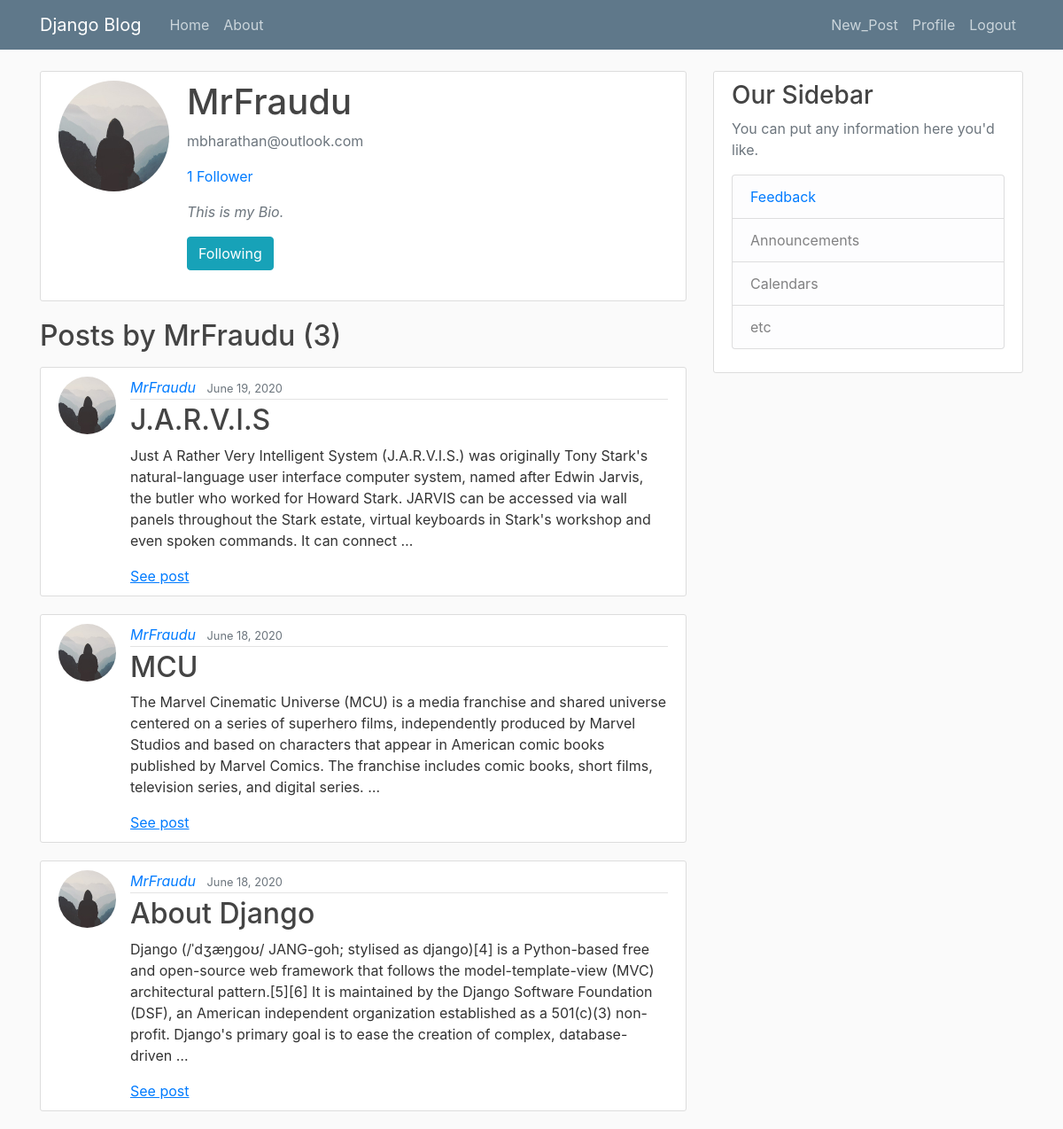
The page /user/MrFraudu/ (signed in) on the database as committed earlier.
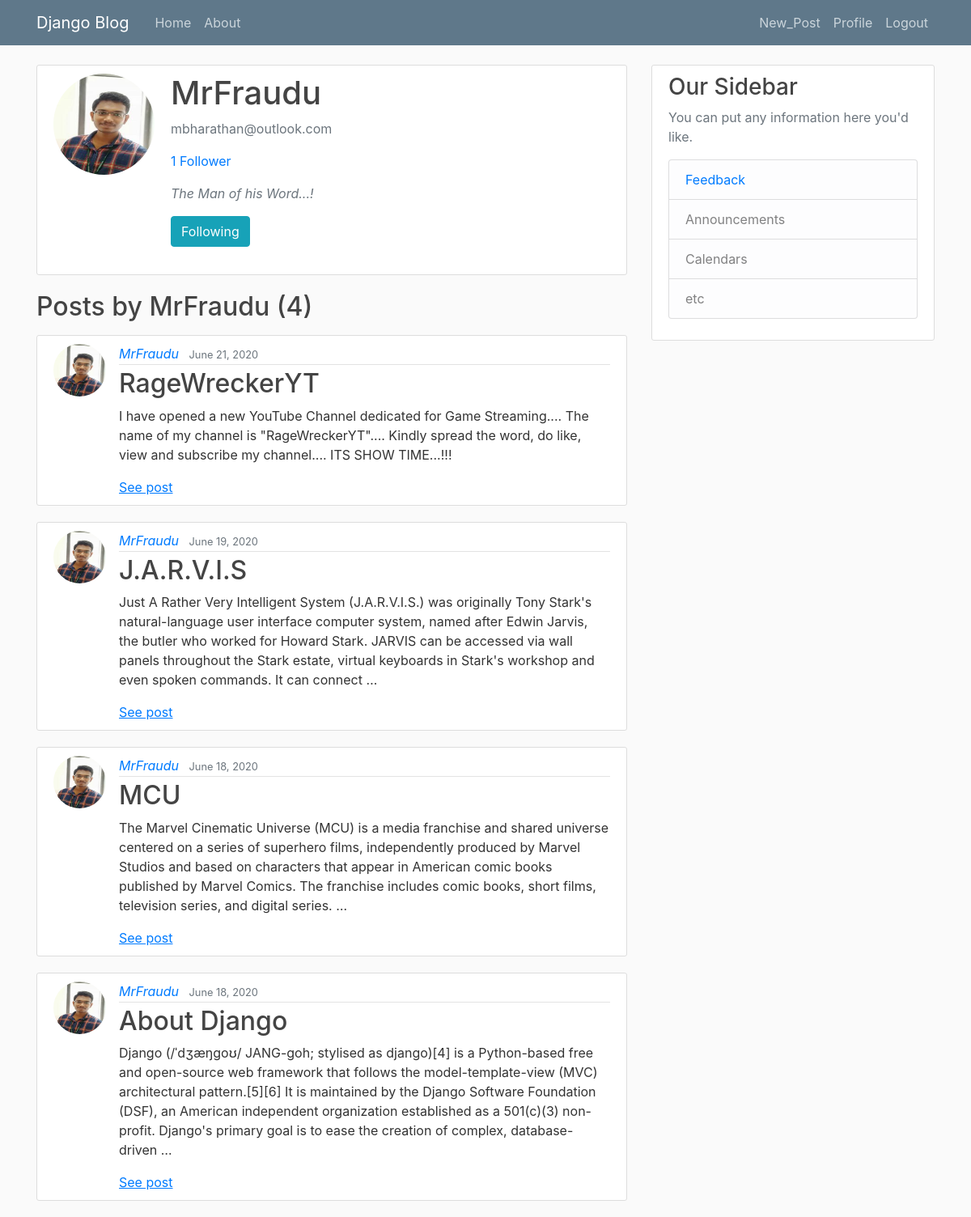
The same page on the database as committed later.
### blog/models.py (models this page shows, shortened)
class Post(models.Model):
	title = models.CharField(max_length=100)
	content = models.TextField(validators=[MinLengthValidator(200)])
	liked = models.ManyToManyField(User, default=None, blank=True, related_name = 'liked')
	date_posted = models.DateTimeField(default=timezone.now)
	author = models.ForeignKey(User, on_delete=models.CASCADE, related_name = 'author')

### users/models.py (models this page shows, shortened)
class Profile(models.Model):
    user = models.OneToOneField(User, on_delete=models.CASCADE)
    followed = models.ManyToManyField(User, default=None, blank=True, related_name = 'followed')
    bio = models.TextField(default='')
    image = models.ImageField(default='default.jpg', upload_to='profile_pics')

### blog/views.py (the view)
# urls.py: path('user/<str:username>/', UserPostListView.as_view(), name='user-posts'),
class UserPostListView(LoginRequiredMixin, ListView):
	model = Post
	template_name = 'blog/user_posts.html'
	context_object_name = 'posts'
	paginate_by = 5
	def get_queryset(self):
		user = get_object_or_404(User, username=self.kwargs.get('username'))
		return Post.objects.filter(author=user).order_by('-date_posted')

### blog/templates/blog/user_posts.html (shortened to what this page needs)
{% extends "blog/base.html" %}
{% block content %}
    {% for post in posts %}
      {% if forloop.first %}
        <div class="media media content-section">
          <img class="rounded-circle account-img" src="{{ post.author.profile.image.url }}">
          <div class="media-body">
            <h2 class="account-heading">{{ post.author }}</h2>
            <p class="text-secondary">{{ post.author.email }}</p>
            {% if post.author.profile.followed.all.count == 0  %}
              <p class="text-secondary"> <a href="#">
              {{ post.author.profile.followed.all.count }} Follower
              </a></p>
            {% elif post.author.profile.followed.all.count == 1 %}
              <p class="text-secondary"> <a href="{% url 'followers' post.author %}">
              {{ post.author.profile.followed.all.count }} Follower
              </a></p>
            {% else %}
              <p class="text-secondary"> <a href="{% url 'followers' post.author %}">
              {{ post.author.profile.followed.all.count }} Followers
              </a></p>
            {% endif %}
            <p class="text-secondary"><em>{{ post.author.profile.bio }}</em></p>
            {% if post.author.profile != user.profile %}
            <form action="{% url 'follow-profile' %}" method="POST">
              {% if user not in post.author.profile.followed.all %}
                <button class="btn btn-outline-info mb-4" type="submit">Follow</button>
              {% else %}
                <button class="btn btn-info mb-4" type="submit">Following</button>
              {% endif %}
            </form>
            {% endif %}
          </div>
      </div>
      {% endif %}
    {% endfor %}
    <h2 class="mb-3">Posts by {{ view.kwargs.username }} ({{ page_obj.paginator.count }})</h2>
    {% for post in posts %}
        <article class="media content-section">
          <img class="rounded-circle article-img" src="{{ post.author.profile.image.url }}">
          <div class="media-body">
            <div class="article-metadata">
              <a class="mr-2" href="{% url 'user-posts' post.author.username %}"><em>{{ post.author }}</em></a>
              <small class="text-muted">{{ post.date_posted|date:"F d, Y" }}</small>
            </div>
            <h2><a class="article-title" href="{% url 'post-detail' post.id %}">{{ post.title }}</a></h2>
            <p class="article-content">{{ post.content |truncatewords:"50" }}</p>
            <a href="{% url 'post-detail' post.id %}"><u>See post</u></a>
          </div>
        </article>
    {% endfor %}
{% endblock content %}

Rows that differ between the two databases and show on the page:
no longer on one of the page's lists (row unchanged): Post: author "MrFraudu", author.email "mbharathan@outlook.com", author.profile.followed.all.count "1", author.profile.bio "This is my Bio."
added Post: author.profile.image (picture), author "MrFraudu", author.email "mbharathan@outlook.com", author.profile.followed.all.count "1", author.profile.bio "The Man of his Word...!", shows "Following", date_posted "June 21, 2020", title "RageWreckerYT", content "I have opened a new YouTube Channel dedicated for Game Streaming.... The name of my channel is \"RageWreckerYT\".... Kindly spread the word, do like, view and subscribe my channel.... ITS SHOW TIME...!!!"
changed through a linked row, Post "June 19, 2020": author.profile.image: picture added in place of a placeholder
changed through a linked row, Post "MCU": author.profile.image: picture added in place of a placeholder
changed through a linked row, Post "About Django": author.profile.image: picture added in place of a placeholder
Other text that changed with them:
{{ page_obj.paginator.count }}: "3" → "4"
